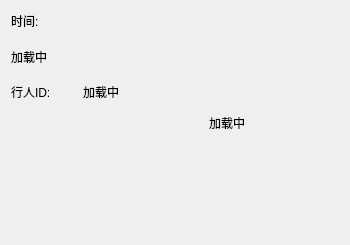
<?xml version="1.0" encoding="UTF-8"?>
<ui version="4.0">
 <class>ViolationItem</class>
 <widget class="QWidget" name="ViolationItem">
  <property name="geometry">
   <rect>
    <x>0</x>
    <y>0</y>
    <width>350</width>
    <height>245</height>
   </rect>
  </property>
  <property name="windowTitle">
   <string>从</string>
  </property>
  <layout class="QGridLayout" name="gridLayout">
   <item row="0" column="0">
    <layout class="QHBoxLayout" name="horizontalLayout_3">
     <item>
      <layout class="QVBoxLayout" name="verticalLayout_3">
       <item>
        <layout class="QVBoxLayout" name="verticalLayout_2">
         <item>
          <layout class="QHBoxLayout" name="horizontalLayout_2">
           <item>
            <widget class="QLabel" name="time_label">
             <property name="minimumSize">
              <size>
               <width>40</width>
               <height>15</height>
              </size>
             </property>
             <property name="maximumSize">
              <size>
               <width>40</width>
               <height>15</height>
              </size>
             </property>
             <property name="text">
              <string>时间:</string>
             </property>
            </widget>
           </item>
           <item>
            <spacer name="horizontalSpacer">
             <property name="orientation">
              <enum>Qt::Horizontal</enum>
             </property>
             <property name="sizeHint" stdset="0">
              <size>
               <width>118</width>
               <height>20</height>
              </size>
             </property>
            </spacer>
           </item>
          </layout>
         </item>
         <item>
          <layout class="QVBoxLayout" name="verticalLayout">
           <item>
            <widget class="QLabel" name="time">
             <property name="minimumSize">
              <size>
               <width>170</width>
               <height>40</height>
              </size>
             </property>
             <property name="maximumSize">
              <size>
               <width>170</width>
               <height>40</height>
              </size>
             </property>
             <property name="text">
              <string>加载中</string>
             </property>
            </widget>
           </item>
           <item>
            <layout class="QHBoxLayout" name="horizontalLayout">
             <item>
              <widget class="QLabel" name="personid_label">
               <property name="text">
                <string>行人ID:</string>
               </property>
              </widget>
             </item>
             <item>
              <widget class="QLabel" name="carid">
               <property name="minimumSize">
                <size>
                 <width>120</width>
                 <height>15</height>
                </size>
               </property>
               <property name="maximumSize">
                <size>
                 <width>120</width>
                 <height>15</height>
                </size>
               </property>
               <property name="text">
                <string>加载中</string>
               </property>
              </widget>
             </item>
            </layout>
           </item>
          </layout>
         </item>
        </layout>
       </item>
       <item>
        <spacer name="verticalSpacer">
         <property name="orientation">
          <enum>Qt::Vertical</enum>
         </property>
         <property name="sizeHint" stdset="0">
          <size>
           <width>20</width>
           <height>138</height>
          </size>
         </property>
        </spacer>
       </item>
      </layout>
     </item>
     <item>
      <widget class="QLabel" name="carimage">
       <property name="sizePolicy">
        <sizepolicy hsizetype="Fixed" vsizetype="Fixed">
         <horstretch>0</horstretch>
         <verstretch>0</verstretch>
        </sizepolicy>
       </property>
       <property name="minimumSize">
        <size>
         <width>130</width>
         <height>100</height>
        </size>
       </property>
       <property name="maximumSize">
        <size>
         <width>1000</width>
         <height>1000</height>
        </size>
       </property>
       <property name="text">
        <string>加载中</string>
       </property>
       <property name="scaledContents">
        <bool>true</bool>
       </property>
      </widget>
     </item>
    </layout>
   </item>
  </layout>
 </widget>
 <resources/>
 <connections/>
</ui>
